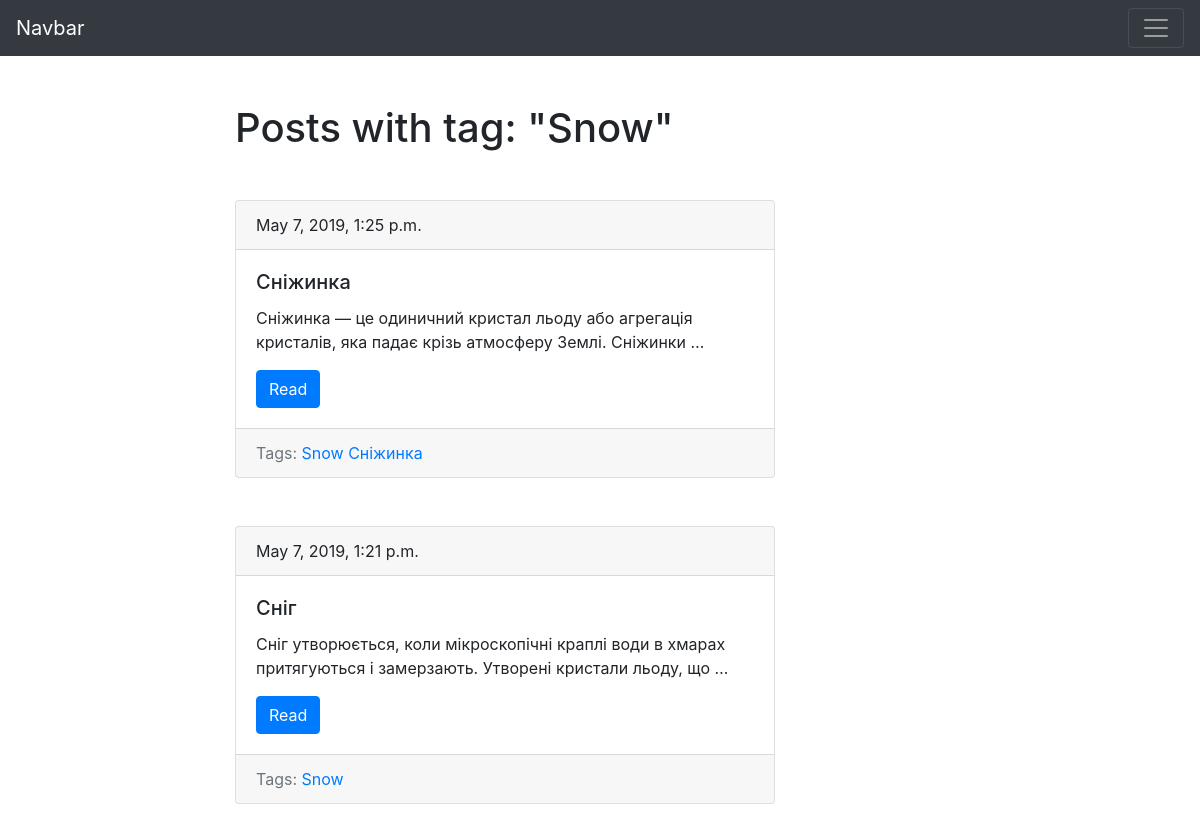
/blog/tag/snoww_slug/, run on the app's committed database.
### blog/models.py (models this page shows, shortened)
class Tag(models.Model):
    title = models.CharField(max_length=50)
    slug = models.SlugField(max_length=50,unique=True)
    def get_absolute_url(self):
        return reverse('tag_detail_url', kwargs={'slug': self.slug})

class Post(models.Model):
    title = models.CharField(max_length=150, db_index=True)
    slug = models.SlugField(max_length=150,unique=True)
    body = models.TextField(blank=True, db_index=True)
    tags = models.ManyToManyField('Tag', blank=True, related_name='post')
    date_pub = models.DateTimeField(auto_now_add=True)
    class Meta:
        ordering = ['-date_pub']
    def get_absolute_url(self):
        return reverse('post_detail_url', kwargs={'slug': self.slug})

### blog/views.py (the view)
# urls.py: path('tag/<str:slug>/', TagDetail.as_view(), name='tag_detail_url')
class TagDetail(ObjectDetailMixin, View):
    model = Tag
    template = 'blog/tag_detail.html'

### blog/utils.py (called while the page is built)
    def get(self, request, slug):
        obj = get_object_or_404(self.model, slug__iexact=slug)
        return render(request, self.template, context={self.model.__name__.lower():obj})

### blog/templates/blog/tag_detail.html (shortened to what this page needs)
{% extends 'blog/base_blog.html'%}
{% block content %}
<h1 class="mb-5">Posts with tag: "{{ tag.title|title }}"</h1>
{% for post in tag.post.all %}
{% include 'blog/includes/post_card_template.html' %}
{% endfor %}
{% endblock %}

### blog/templates/blog/includes/post_card_template.html
<div class="card mb-5">
  <div class="card-header">
    {{ post.date_pub }}
  </div>
  <div class="card-body">
    <h5 class="card-title">{{ post.title }}</h5>
    <p class="card-text">{{ post.body|truncatewords:15 }}</p>
    <a href="{{ post.get_absolute_url }}" class="btn btn-primary">Read</a>
  </div>
  <div class="card-footer text-muted">
    Tags:
    {% for tag in post.tags.all %}
        <a href="{{ tag.get_absolute_url}}">{{ tag.title }}</a>
    {% endfor %}
  </div>
</div>

### data on the page
Tag: title "Snow"
Post: date_pub "May 7, 2019, 1:25 p.m.", title "Сніжинка", body "Сніжинка — це одиничний кристал льоду або агрегація кристалів, яка падає крізь атмосферу Землі. Сніжинки …"
Tag: title "Сніжинка"
Post: date_pub "May 7, 2019, 1:21 p.m.", title "Сніг", body "Сніг утворюється, коли мікроскопічні краплі води в хмарах притягуються і замерзають. Утворені кристали льоду, що …"
